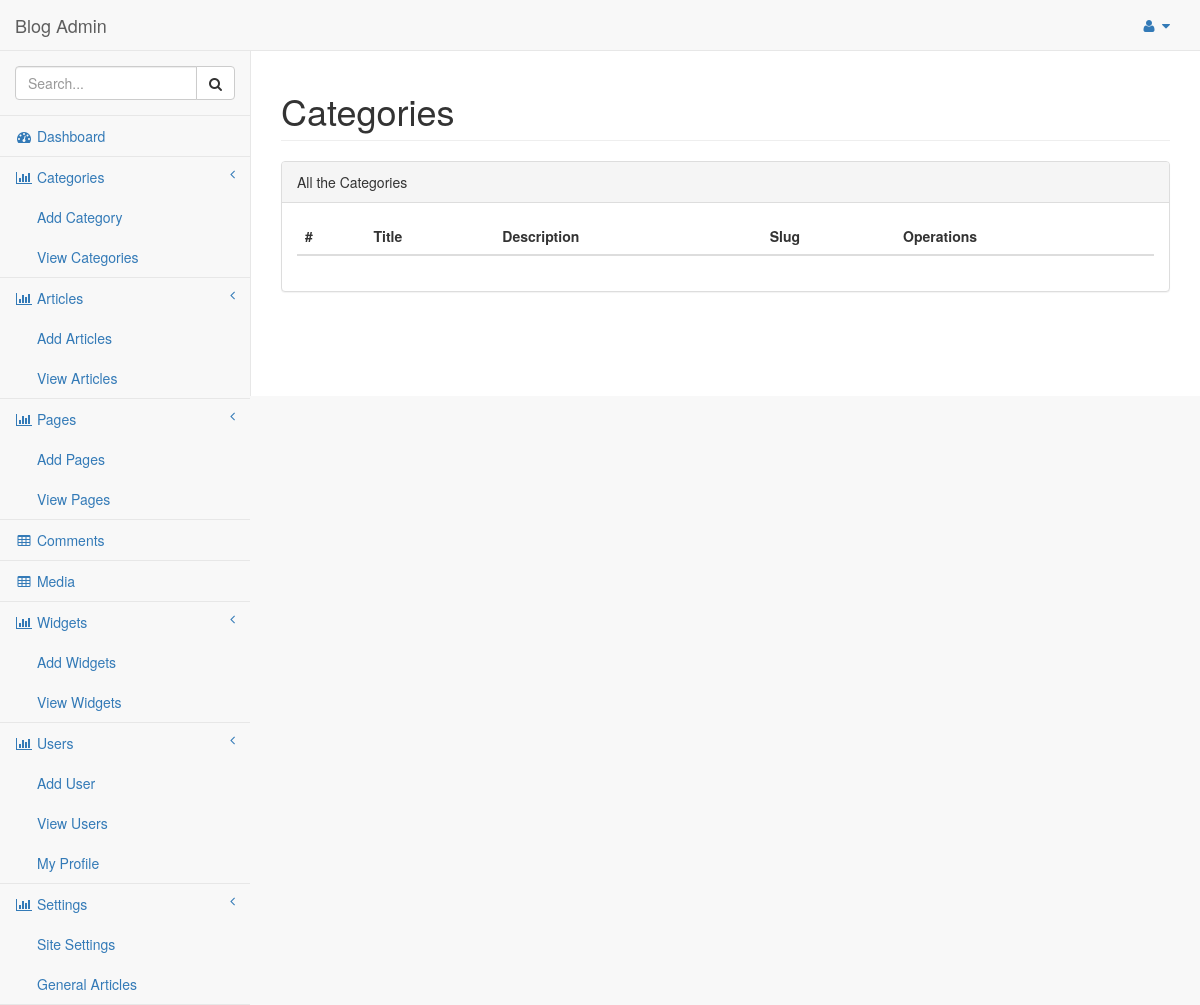
The page /index.php/admin/ViewCategories on the database as committed earlier.
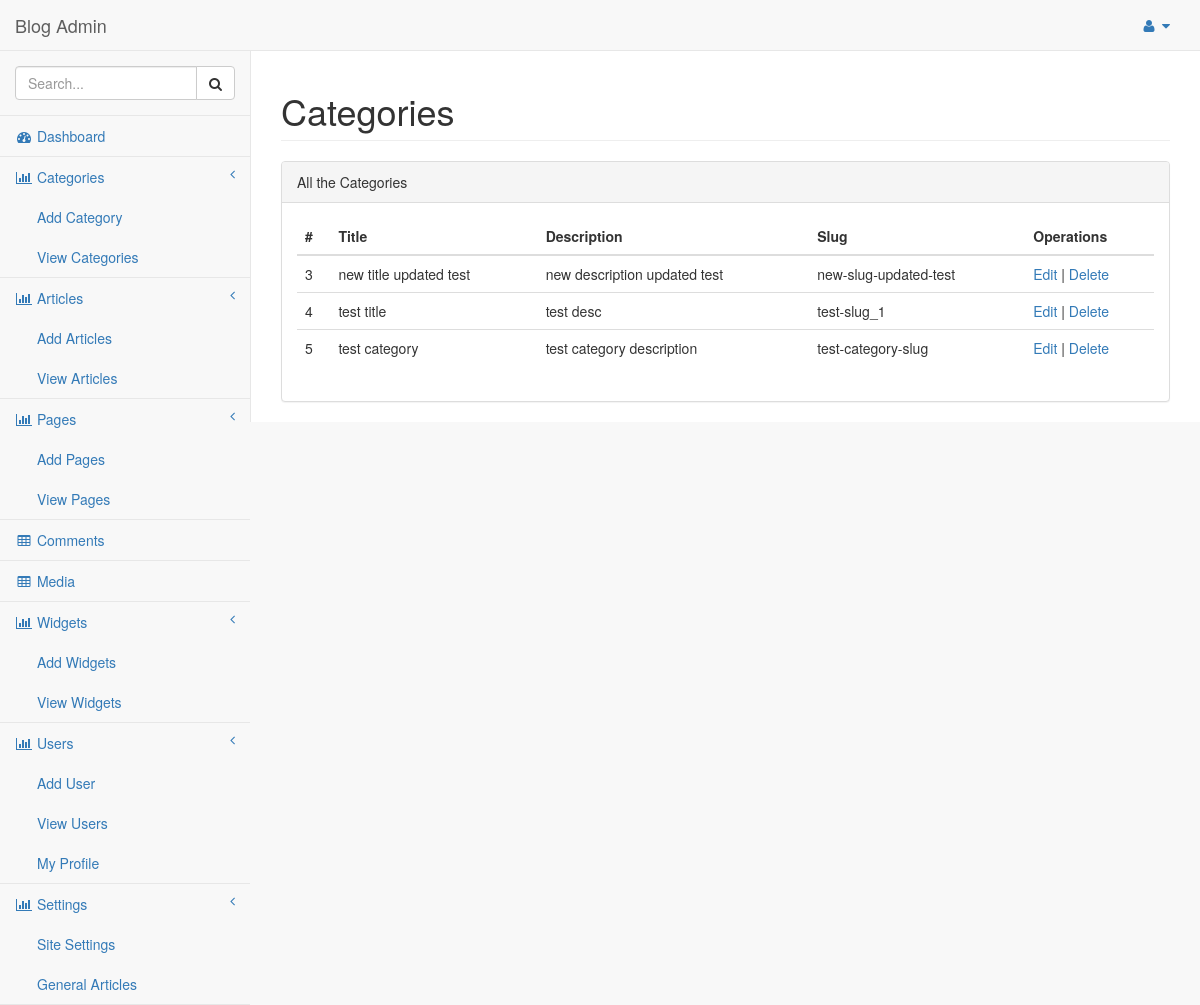
The same page on the database as committed later.
### tables this page shows
CREATE TABLE `categories` (
  `id` int(11) NOT NULL,
  `title` varchar(255) NOT NULL,
  `description` varchar(255) NOT NULL,
  `slug` varchar(255) NOT NULL,
  `created` datetime NOT NULL DEFAULT current_timestamp(),
  `updated` datetime NOT NULL DEFAULT current_timestamp()
);

### application/controllers/Admin.php (called while the page is built, shortened)
<?php
class Admin extends CI_Controller {
	public function ViewCategories(){
		$this->load->model('admin_model');
		$data['categories'] = $this->admin_model->selectCategories();
		$this->load->view('admin/templates/header');
		$this->load->view('admin/templates/navigation');
		$this->load->view('admin/view-categories', $data);
		$this->load->view('admin/templates/footer');
	}
}

### index.php (called while the page is built, shortened)
<?php
require_once BASEPATH.'core/CodeIgniter.php';

### application/models/Admin_model.php (called while the page is built, shortened)
<?php
class Admin_model extends CI_Model {
	public function selectCategories(){
		$query = $this->db->get('categories');
		return $query->result_array();
	}
}

### application/views/admin/view-categories.php (the view, shortened to what this page needs)
<div id="page-wrapper" style="min-height: 345px;">
    <div class="row">
        <div class="col-lg-12">
            <h1 class="page-header">Categories</h1>
        </div>
    </div>
    <div class="row">
        <div class="col-lg-12">
            <div class="panel panel-default">
                <div class="panel-heading">
                    All the Categories
                </div>
                <div class="panel-body">
                    <div class="table-responsive">
                        <table class="table table-hover">
                            <thead>
                                <tr>
                                    <th>#</th>
                                    <th>Title</th>
                                    <th>Description</th>
                                    <th>Slug</th>
                                    <th>Operations</th>
                                </tr>
                            </thead>
                            <tbody>
                                <?php foreach ($categories as $category) { ?>
                                <tr>
                                    <td><?php echo $category['id']; ?></td>
                                    <td><?php echo $category['title']; ?></td>
                                    <td><?php echo $category['description']; ?></td>
                                    <td><?php echo $category['slug']; ?></td>
                                    <td><a href="EditCategory/<?php echo $category['id']; ?>">Edit</a> | <a href="DeleteCategory/<?php echo $category['id']; ?>">Delete</a></td>
                                </tr>
                                <?php } ?>
                            </tbody>
                        </table>
                    </div>
                </div>
            </div>
    </div>
</div>

Rows that differ between the two databases and show on the page:
added categories: id "3", title "new title updated test", description "new description updated test", slug "new-slug-updated-test"
added categories: id "4", title "test title", description "test desc", slug "test-slug_1"
added categories: id "5", title "test category", description "test category description", slug "test-category-slug"
